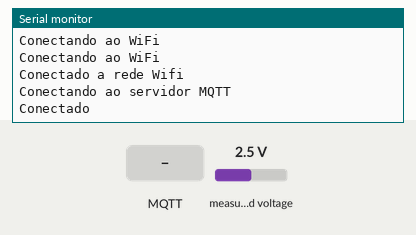
Recording of a sketch running on a simulated ESP32. Parts: the last lines printed to the serial monitor. The inputs (shaded band) are chosen by the test bench; at power-on: measured voltage 2.5 V. WiFi joins after 1.5 s; servers stay silent unless stated; no MQTT or app messages arrive unless stated.

Above: at 2.7 s.
2.8 s: MQTT message "1" arrives on the first subscribed topic
At 3.9 s:
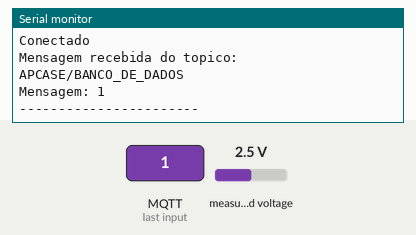
4.3 s: MQTT message "on" arrives on the first subscribed topic
At 5.5 s:
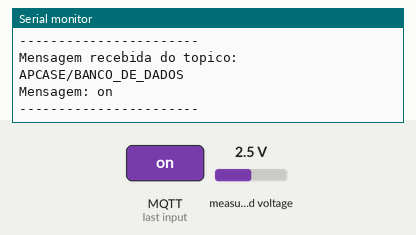
5.8 s: MQTT message "off" arrives on the first subscribed topic
At 6.9 s:
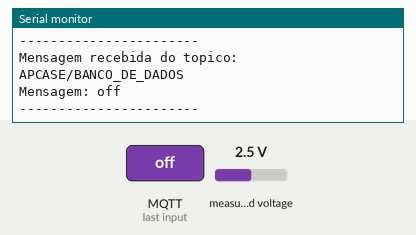

Measured:
- after the input at 2.8 s, the serial monitor: prints a new line after 0.08 s (image 1)
- after the input at 4.3 s, the serial monitor: prints a new line at once (image 2)
- after the input at 5.8 s, the serial monitor: prints a new line after 0.10 s (image 3)

The sketch:

iot_mqtt.ino
```cpp
#include <Wire.h>
#include <Adafruit_ADS1015.h>

#include <WiFi.h>
#include <PubSubClient.h>

//Configurações do ADS1015
Adafruit_ADS1015 ads;
float v = 0.0;
int16_t adc0;
String voltageString;
String Message = "";
int bufferSize = 100;

// The ADC input range (or gain) can be changed via the following
  // functions, but be careful never to exceed VDD +0.3V max, or to
  // exceed the upper and lower limits if you adjust the input range!
  // Setting these values incorrectly may destroy your ADC!
  //                                                                ADS1015  ADS1115
  //                                                                -------  -------
  // ads.setGain(GAIN_TWOTHIRDS);  // 2/3x gain +/- 6.144V  1 bit = 3mV      0.1875mV (default)
  // ads.setGain(GAIN_ONE);        // 1x gain   +/- 4.096V  1 bit = 2mV      0.125mV
  // ads.setGain(GAIN_TWO);        // 2x gain   +/- 2.048V  1 bit = 1mV      0.0625mV
  // ads.setGain(GAIN_FOUR);       // 4x gain   +/- 1.024V  1 bit = 0.5mV    0.03125mV
  // ads.setGain(GAIN_EIGHT);      // 8x gain   +/- 0.512V  1 bit = 0.25mV   0.015625mV
// ads.setGain(GAIN_SIXTEEN);    // 16x gain  +/- 0.256V  1 bit = 0.125mV  0.0078125mV

//Configurações do Wifi
const char* ssid = "Pluviometro Wireless";
const char* password =  "96776553";

//Configurações do Broker
const char* mqttServer = "m12.cloudmqtt.com";
const int mqttPort =  17367;
const char* mqttUser = "ixgbpdub";
const char* mqttPassword = "Tv6t2tMVLKQA";
const char* esp32Client = "ESP32";
const char* topico = "APCASE/BANCO_DE_DADOS";

//Declaração do objeto pubsubclient
WiFiClient espClient;
PubSubClient client(espClient);

void setup() {
  // put your setup code here, to run once:
  Serial.begin(115200);
  WiFi.begin(ssid, password);
  wifiConnect();
  client.setServer(mqttServer, mqttPort);
  mqttConnect();
  client.setCallback(callback);
  client.subscribe(topico);

  ads.setGain(GAIN_FOUR);
  ads.begin();
}

void loop() {
  // put your main code here, to run repeatedly:
  client.loop();
  createDataBase();
}

void wifiConnect(){
  while(WiFi.status()!=WL_CONNECTED){
    delay(500);
    Serial.println("Conectando ao WiFi");
  }
  Serial.println("Conectado a rede Wifi");
}

void mqttConnect(){
  while(!client.connected()){
    Serial.println("Conectando ao servidor MQTT");
    if(client.connect(esp32Client,mqttUser,mqttPassword)){
      Serial.println("Conectado");
    }else{
      Serial.print("Falha na conexão com o Broker, status: ")/
      Serial.println(client.state());
      delay(2000);
      }
  }
}

void getData(){
  adc0 = ads.readADC_SingleEnded(0);
  voltageString = String(adc0,HEX);
}

void createDataBase(){
  for(int i=0; i<bufferSize;i++){
    getData();
    Message+=voltageString+"|";
  }
  //Serial.println(Message);
  client.publish(topico, (char*) Message.c_str());
  Message = "";
}
//Função para tratamento dos dados recebidos
void callback(char* topic, byte* payload, unsigned int length){
  Serial.print("Mensagem recebida do topico: ");
  Serial.println(topic);
  Serial.print("Mensagem: ");

  for(int i=0; i<length; i++){
    Serial.print((char) payload[i]);
  }
  Serial.println();
  Serial.println("-----------------------");
}
```
